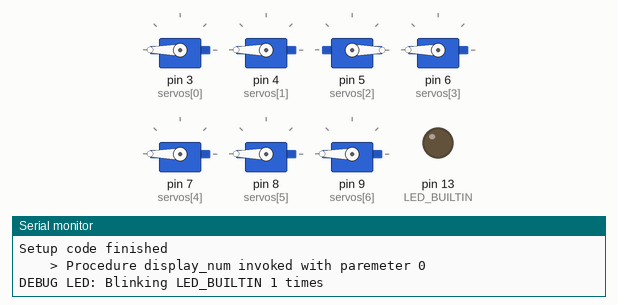
The program below on a simulated Arduino Uno, built with avr-gcc and run on an emulated ATmega328P. Parts: 7 × servo, output pins drawn as LEDs (lit = HIGH), the last lines printed to the serial monitor.

Above: at 5.2 s.
At 8.2 s:
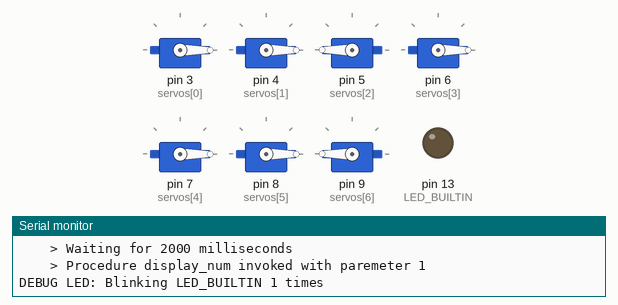
At 11.1 s:
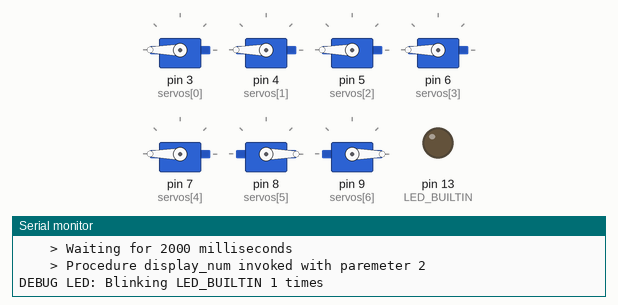
At 16.9 s:
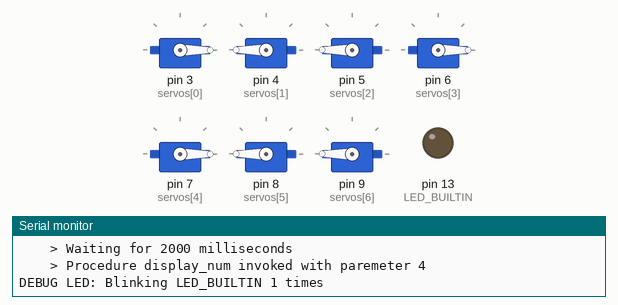
At 22.8 s:
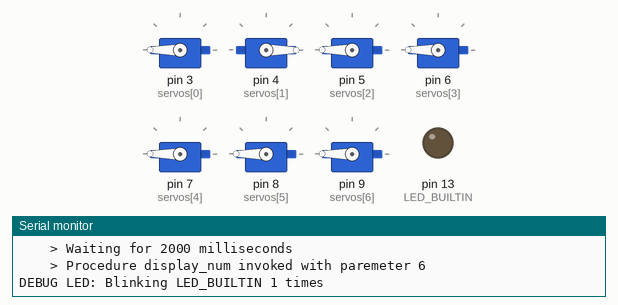
At 31.5 s:
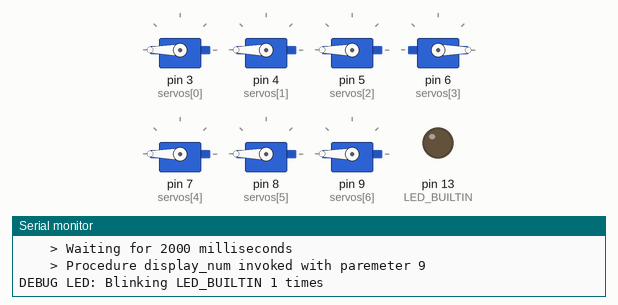
Timing chart, 0 to 40.0 s (numbered marks = the images above):
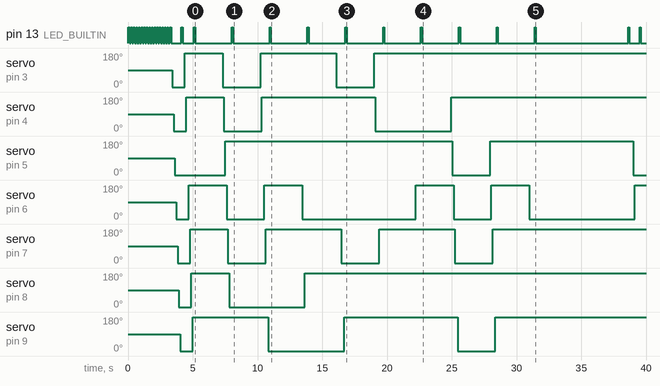

Measured:
- by itself, pin 13 (LED_BUILTIN): HIGH → LOW at 0.12 s, → HIGH 0.10 s later, → LOW 0.10 s later, → HIGH 0.10 s later, … (59 changes in this stretch)
- by itself, servo on pin 3 (servos[0]): goes 0° 0.96 s, 180° 2.9 s, 0° 2.9 s, 180° 5.8 s, 0° 2.9 s, then 180°
- by itself, servo on pin 4 (servos[1]): goes 0° 0.96 s, 180° 2.9 s, 0° 2.9 s, 180° 8.8 s, 0° 5.8 s, then 180°
- by itself, servo on pin 5 (servos[2]): goes 0° 3.9 s, 180° 17.5 s, 0° 2.9 s, 180° 11.0 s, then 0°
- by itself, servo on pin 6 (servos[3]): repeats every 17.5 s: 180° 2.9 s, 0° 2.9 s, 180° 2.9 s, 0° 8.8 s
- by itself, servo on pin 7 (servos[4]): 90° → 0° at 3.8 s, → 180° 0.96 s later, → 0° 2.9 s later, → 180° 2.9 s later, … (8 changes in this stretch)
- by itself, servo on pin 8 (servos[5]): 90° → 0° at 3.9 s, → 180° 0.96 s later, → 0° 2.9 s later, → 180° 5.8 s later
- by itself, servo on pin 9 (servos[6]): goes 0° 0.96 s, 180° 5.8 s, 0° 5.8 s, 180° 8.8 s, 0° 2.9 s, then 180°

The program:

main.cpp
```cpp
// Code libraries included with the program. required to run the program
// These are Arduino.h to be able to use functions for the arduino IDE
// AND Servo.h to be able to use servos with the arduino.
// This sections #include <Arduino.h> which can be removed to make the program compatable with the arduino IDE.
// This program was coded in Visual Studio Code with PlatformIO
// This program was coded by @randomidiot2887.
#include <Arduino.h>
#include <Servo.h>

// =======================================
// Section of code that contains constant used by the program
// You can alter these lines of code to fit your needs
// Basically a configuration file, but in main.cpp
// DO NOT ALTER THE ORDER OF THESE CONSTANTS. THEY MUST BE IN THE ORDER THEY CURRENTLY ARE IN

// Constant that stores the total number of servos connected to the arduino
// Should be 7 as im intended to use it with 7 servos
const int NUM_SERVOS = 7;
// Servo layout
// - Servo 1 at Pin 3
// - Servo 2 at Pin 4
// - Servo 3 at Pin 5
// - Servo 4 at Pin 6
// - Servo 5 at Pin 7
// - Servo 6 at Pin 8
// - Servo 7 at Pin 9
const int servos[NUM_SERVOS] = {3, 4, 5, 6, 7, 8, 9};
// Constant that stores the maximum angle to which the servos will open to
// Range is from 0 to 180
const int max_servo_open=180;
// Constant that stores the minimum angle to which the servos will open to
// Range is from 0 to 180
const int min_servo_open=0;
// Constant that stores the serial baud to output serial at
const int baud=9600;
// Constant that declares the delay between the switching of servos to try and reduce power draw
const int time_servo_switching=100;
// Constant that contains the delay used by the subroutine blinkStatus()
// Value must be greater then 0.
// input is in milliseconds. 1 second is equal to 1000 milliseconds
const int debug_led_blink_time = 100;
// Constant that determines for how lonng the arduino should wait in between displaying numbers using the servos
// Value must be greater then zero
// input is in milliseconds. 1 second is equal to 1000 milliseconds
const int wait_number_delay = 2000;
// Constant that determines for how long the arduino should wait in between loops of main() as it goes from number 9 to 0
// Value must be greater then zero
// input is in milliseconds. 1 second is equal to 1000 milliseconds
const int wait_number_loop_delay = 5000;

// =======================================
// Section of code that contains variables used by the program
// You should NOT alter these lines of code

// Object declarations
Servo servo_object[NUM_SERVOS];

// =======================================
// Section of code that contains functions and procedures required to run the code

// Function that acts as the heartbeat of the arduino.
// Can be used to identify the state of initialisation and stuff bym just glancing at the arduino
// Assists in allowing visual debugging during initialisation of arduino
void blinkStatus(int times=1) {
  // Displays debug message notifying the user on how many times the debug led is going to blink
  Serial.print("DEBUG LED: Blinking LED_BUILTIN "); Serial.print(times); Serial.println(" times");
  // Code for blinking the debug LED (LED_BUILTIN) specified amount of times.
  // Depends on constant debug_led_blink_time
  // Uses a FOR loop
  for (int i = 0; i < times; i++) {
    // Turns on the LED
    digitalWrite(LED_BUILTIN, HIGH);
    // Waits for time stated in constant debug_led_blink_time
    delay(debug_led_blink_time);
    // Turns off the LED
    digitalWrite(LED_BUILTIN, LOW);
    // Waits for time stated in constant debug_led_blink_time
    delay(debug_led_blink_time);
    // The code loops for the number of times stated in argument times
  }
}

// Function that is used to control the servos that spin at a time, handles displaying of numbers
// Used to clean up loop()
// syntax: display_num(number)
// number must be 0 <= number < 10 to display a number on the 7 segment display
// if number is 10, itll be equivelent to clearning the screen
// if number is less then 0 or greater then 10, the procedure WILL BREAK
void display_num(int num=10) {
  // Serial signal for debugging
  // Sends in format "Procedure display_num invoked with paremeter {num}"
  Serial.print("    > Procedure display_num invoked with paremeter "); Serial.println(num);
  // Case that handles the procedures the procedure will run depending on the input
  switch (num) {
    case 10:
      // Resets the servo position of all of them to 0
      // Basically is same as clearning the display of every value
      for (int i=0; i<7; i++) {
        servo_object[i].write(0);
        delay(100);
      }
      break;
    // Values that change the contents of the display
    case 0:
      // Displaying the number 0
      // By enabling servos 1, 2, 4, 5, 6 & 7
      servo_object[0].write(max_servo_open); delay(time_servo_switching); // Digit 1
      servo_object[1].write(max_servo_open); delay(time_servo_switching); // Digit 2
      servo_object[2].write(min_servo_open); delay(time_servo_switching); // Digit 3
      servo_object[3].write(max_servo_open); delay(time_servo_switching); // Digit 4
      servo_object[4].write(max_servo_open); delay(time_servo_switching); // Digit 5
      servo_object[5].write(max_servo_open); delay(time_servo_switching); // Digit 6
      servo_object[6].write(max_servo_open); delay(time_servo_switching); // Digit 7
      break;
    case 1:
      // Displaying the number 1
      // By enabling servos 2 and 6
      servo_object[0].write(min_servo_open); delay(time_servo_switching); // Digit 1
      servo_object[1].write(min_servo_open); delay(time_servo_switching); // Digit 2
      servo_object[2].write(max_servo_open); delay(time_servo_switching); // Digit 3
      servo_object[3].write(min_servo_open); delay(time_servo_switching); // Digit 4
      servo_object[4].write(min_servo_open); delay(time_servo_switching); // Digit 5
      servo_object[5].write(min_servo_open); delay(time_servo_switching); // Digit 6
      servo_object[6].write(max_servo_open); delay(time_servo_switching); // Digit 7
      break;
    case 2:
      // Displaying the number 2
      // By enabling servos 1, 2, 3, 4 & 5
      servo_object[0].write(max_servo_open); delay(time_servo_switching); // Digit 1
      servo_object[1].write(max_servo_open); delay(time_servo_switching); // Digit 2
      servo_object[2].write(max_servo_open); delay(time_servo_switching); // Digit 3
      servo_object[3].write(max_servo_open); delay(time_servo_switching); // Digit 4
      servo_object[4].write(max_servo_open); delay(time_servo_switching); // Digit 5
      servo_object[5].write(min_servo_open); delay(time_servo_switching); // Digit 6
      servo_object[6].write(min_servo_open); delay(time_servo_switching); // Digit 7
      break;
    case 3:
      // Displaying the number 3
      // By enabling servos 1, 2, 3, 5 & 6
      servo_object[0].write(max_servo_open); delay(time_servo_switching); // Digit 1
      servo_object[1].write(max_servo_open); delay(time_servo_switching); // Digit 2
      servo_object[2].write(max_servo_open); delay(time_servo_switching); // Digit 3
      servo_object[3].write(min_servo_open); delay(time_servo_switching); // Digit 4
      servo_object[4].write(max_servo_open); delay(time_servo_switching); // Digit 5
      servo_object[5].write(max_servo_open); delay(time_servo_switching); // Digit 6
      servo_object[6].write(min_servo_open); delay(time_servo_switching); // Digit 7
      break;
    case 4:
      // Displaying the number 4
      // By enabling servos 2, 3, 6 & 7
      servo_object[0].write(min_servo_open); delay(time_servo_switching); // Digit 1
      servo_object[1].write(max_servo_open); delay(time_servo_switching); // Digit 2
      servo_object[2].write(max_servo_open); delay(time_servo_switching); // Digit 3
      servo_object[3].write(min_servo_open); delay(time_servo_switching); // Digit 4
      servo_object[4].write(min_servo_open); delay(time_servo_switching); // Digit 5
      servo_object[5].write(max_servo_open); delay(time_servo_switching); // Digit 6
      servo_object[6].write(max_servo_open); delay(time_servo_switching); // Digit 7
      break;
    case 5:
      // Displaying the number 5
      // By enabling servos 1, 3, 5, 6 & 7
      servo_object[0].write(max_servo_open); delay(time_servo_switching); // Digit 1
      servo_object[1].write(min_servo_open); delay(time_servo_switching); // Digit 2
      servo_object[2].write(max_servo_open); delay(time_servo_switching); // Digit 3
      servo_object[3].write(min_servo_open); delay(time_servo_switching); // Digit 4
      servo_object[4].write(max_servo_open); delay(time_servo_switching); // Digit 5
      servo_object[5].write(max_servo_open); delay(time_servo_switching); // Digit 6
      servo_object[6].write(max_servo_open); delay(time_servo_switching); // Digit 7
      break;
    case 6:
      // Displaying the number 6
      // By enabling servos 1, 3, 4, 5, 6 & 7
      servo_object[0].write(max_servo_open); delay(time_servo_switching); // Digit 1
      servo_object[1].write(min_servo_open); delay(time_servo_switching); // Digit 2
      servo_object[2].write(max_servo_open); delay(time_servo_switching); // Digit 3
      servo_object[3].write(max_servo_open); delay(time_servo_switching); // Digit 4
      servo_object[4].write(max_servo_open); delay(time_servo_switching); // Digit 5
      servo_object[5].write(max_servo_open); delay(time_servo_switching); // Digit 6
      servo_object[6].write(max_servo_open); delay(time_servo_switching); // Digit 7
      break;
    case 7:
      // Displaying the number 7
      // By enabling servos 1, 2 & 6
      servo_object[0].write(max_servo_open); delay(time_servo_switching); // Digit 1
      servo_object[1].write(max_servo_open); delay(time_servo_switching); // Digit 2
      servo_object[2].write(min_servo_open); delay(time_servo_switching); // Digit 3
      servo_object[3].write(min_servo_open); delay(time_servo_switching); // Digit 4
      servo_object[4].write(min_servo_open); delay(time_servo_switching); // Digit 5
      servo_object[5].write(max_servo_open); delay(time_servo_switching); // Digit 6
      servo_object[6].write(min_servo_open); delay(time_servo_switching); // Digit 7
      break;
    case 8:
      // Displaying the number 8
      // By enabling all servos
      servo_object[0].write(max_servo_open); delay(time_servo_switching); // Digit 1
      servo_object[1].write(max_servo_open); delay(time_servo_switching); // Digit 2
      servo_object[2].write(max_servo_open); delay(time_servo_switching); // Digit 3
      servo_object[3].write(max_servo_open); delay(time_servo_switching); // Digit 4
      servo_object[4].write(max_servo_open); delay(time_servo_switching); // Digit 5
      servo_object[5].write(max_servo_open); delay(time_servo_switching); // Digit 6
      servo_object[6].write(max_servo_open); delay(time_servo_switching); // Digit 7
      break;
    case 9:
      // Displaying the number 9
      // By enabling servos 1, 2, 3, 5, 6 & 7
      servo_object[0].write(max_servo_open); delay(time_servo_switching); // Digit 1
      servo_object[1].write(max_servo_open); delay(time_servo_switching); // Digit 2
      servo_object[2].write(max_servo_open); delay(time_servo_switching); // Digit 3
      servo_object[3].write(min_servo_open); delay(time_servo_switching); // Digit 4
      servo_object[4].write(max_servo_open); delay(time_servo_switching); // Digit 5
      servo_object[5].write(max_servo_open); delay(time_servo_switching); // Digit 6
      servo_object[6].write(max_servo_open); delay(time_servo_switching); // Digit 7
      break;
  }
  // Blinks the debug LED once to help with visual debugging
  blinkStatus(1);
}
// =================================
// Void setup
// Code that runs once the arduino starts up and does not repeat
// Initialises the servos to their appropriate objects and initialises Serial and does the appropriate processes
void setup() {
  // Initialising serial at 9600 baud and informs user of it and what baud it is currently using
  Serial.begin(baud); Serial.print("SERIAL: Serial has been enabled at "); Serial.print(baud); Serial.println(" Baud");
  // Initialising Built in LED of the arduino as an output to use as a debug LED (kind of like a heartbeat) to identify if the arduino is initialising properly
  // To be able to figure out what is happening without having to take the entire arduino apert
  pinMode(LED_BUILTIN, OUTPUT);
  // Initialising servos for the 7 segment display
  // Uses a for loop and initialises each servo one by one
  for (int servo=0; servo < NUM_SERVOS; servo++) {
    servo_object[servo].attach(servos[servo]);
    blinkStatus(1);
  }
  blinkStatus(10);
  // Resets the servo positions back to the default position, basically resets the display
  // Uses the display_num subroutine with the number 10 as a parameter
  // 10 refers to the clear screen option
  display_num(10);
  // Prints a message in serial that states the number of servos initialised succesfully
  // Also displays more imformation that notifies the usert that the servo has finished the void setup state
  Serial.print("    > Succesfully initialised "); Serial.print(NUM_SERVOS); Serial.println(" Servos as Servos"); Serial.println("Setup code finished");
}

// Code that runs as a loop, repeating for as long as the arduino is running
// Is used to toggle the servos to their desired positions
// Dont mess with this after its coded. please?
void loop() {
  // Basically lets make it go through the numbers zero to nine and repeat...
  // Im going to use a for loop here, where it increments from zero to nine then resets back to 0 and repeats.
  for (int i=0; i<10; i++) {
    // Increments the number on the Servo display by one
    // Then waits for 1000ms (1.0s)
    // Then repeats
    display_num(i);
    // Sends a signal via serial used for debugging
    // In format "Made servos display number {i} Succesfully"
    Serial.print("    > Made servos display number "); Serial.print(i); Serial.println(" Succesfully");
    // Displays debug message that informs the user that the arduino is waiting for a certain amount of time between displaying numbers
    // the time is determined in constant wait_number_delay
    Serial.print("    > Waiting for "); Serial.print(wait_number_delay); Serial.println(" milliseconds");
    // Waits for a specific ammount of time
    // Specified in constant wait_number_delay
    delay(wait_number_delay);
  }
  // Sends serial sigmal used for debugging
  // In format "Looping"
  Serial.println("LOOP: Looping");
  // Displays debug message that informs the user that the arduino is waiting for a certain amount of time between loops
  // the time is determined in constant wait_number_loop_delay
  delay(wait_number_loop_delay);
  // Blinks the debug LED once to let the user know it is looping
  blinkStatus(1);
}
```
